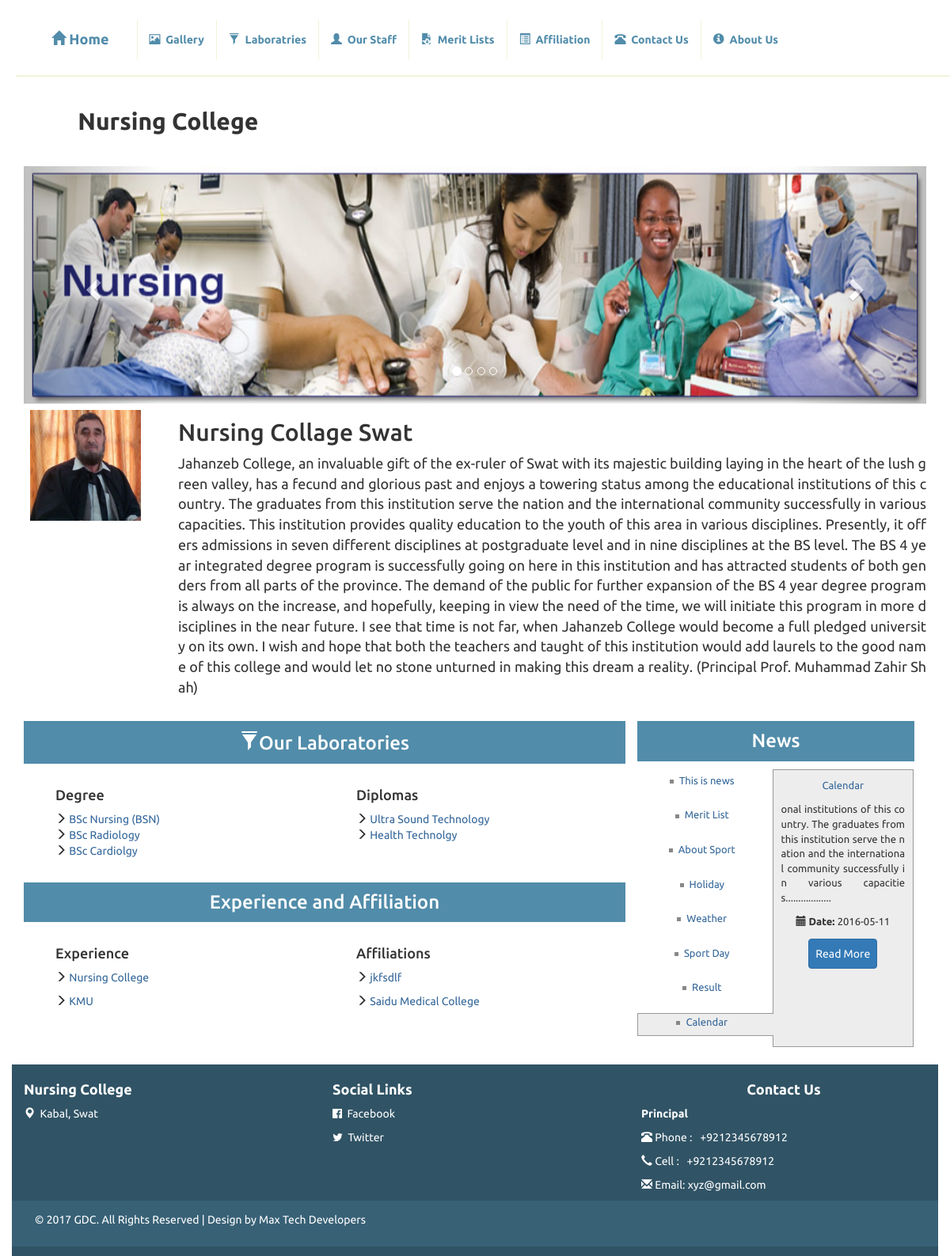
The page / on the database its author committed.
### tables this page shows
CREATE TABLE `slider_tbl` (
  `slider_img_id` int(5) NOT NULL,
  `slider_img_title` varchar(100) DEFAULT NULL,
  `slider_img_name` varchar(100) DEFAULT NULL
);

CREATE TABLE `home_tbl` (
  `home_id` int(11) NOT NULL,
  `principal_msg_title` varchar(100) DEFAULT NULL,
  `msg_description` text,
  `principal_img_name` varchar(150) DEFAULT NULL
);

CREATE TABLE `academic_tbl` (
  `academic_id` int(25) NOT NULL,
  `academic_level` varchar(30) DEFAULT NULL
);

CREATE TABLE `program_tbl` (
  `program_id` int(11) NOT NULL,
  `program_name` varchar(30) DEFAULT NULL,
  `program_description` text,
  `academic_id` int(25) DEFAULT NULL
);

CREATE TABLE `experience_tbl` (
  `exp_id` int(11) NOT NULL,
  `exp_name` varchar(255) NOT NULL
);

CREATE TABLE `exp_aff_tbl` (
  `id` int(11) NOT NULL,
  `exp_aff_name` varchar(255) NOT NULL,
  `exp_aff_description` text NOT NULL,
  `exp_aff_id` int(11) NOT NULL
);

CREATE TABLE `news_tbl` (
  `news_id` int(50) NOT NULL,
  `news_title` varchar(200) DEFAULT NULL,
  `news_details` varchar(2000) DEFAULT NULL,
  `news_date` date DEFAULT NULL
);

CREATE TABLE `footer_tbl` (
  `id` int(11) NOT NULL,
  `location` varchar(255) NOT NULL,
  `fb_url` varchar(255) NOT NULL,
  `twitter_url` varchar(255) NOT NULL,
  `contact_officer_name` varchar(255) NOT NULL,
  `contact_officer_designation` varchar(255) NOT NULL,
  `contact_officer_phone` varchar(255) NOT NULL,
  `contact_officer_mobile` varchar(255) NOT NULL,
  `contact_officer_email` varchar(255) NOT NULL
);

### index.php (called while the page is built)
<?php require_once('resources/header.php'); ?>
<?php require_once('resources/carousel.php'); ?>
<?php require_once('resources/principla_msg.php'); ?>
<?php require_once('resources/departments.php'); ?>
<?php require_once('resources/news.php'); ?>
<?php require_once('resources/footer.php'); ?>

### functions.php (called while the page is built, shortened)
<?php
class Functions {
	private $connection;
	private function open_connection()
	{
		$this->connection = mysqli_connect("localhost","root","","degree_college");
	}
	public function query($sql)
	{
		return mysqli_query($this->connection,$sql);
	}
	public function fetch_array($row)
	{
		return mysqli_fetch_array($row);
	}
	public function find_by_id($sql)
	{
		$result = $this->find_by_sql($sql);
		return $result;
	}
	public function find_by_sql_in_shift($sql)
	{
		$result = $this->find_by_sql($sql);
		return array_shift($result);
	}
	public function find_by_sql_in_all($sql)
	{
		$result = $this->find_by_sql($sql);
		return $result;
	}
	public function find_by_sql($sql)
	{
		$object_array = array();
		$row = $this->query($sql);
		while($res = $this->fetch_array($row))
		{
			$object_array[] = self::instantiate($res);
		}
		return $object_array;
	}
	public static function instantiate($record)
	{
		$object = new self;
		foreach ($record as $attribute => $value) {
			$object->$attribute = $value;
		}
		return $object;
	}
}
?>

### Resources/news.php (the view, shortened to what this page needs)
<?php require_once('functions.php');
$Function = new Functions();
$sql = "SELECT * FROM news_tbl ORDER BY news_id DESC LIMIT 10";
$news = $Function->find_by_sql_in_all($sql);
 ?>
<div style="text-align: center;" id="news" class="col-md-4">
		<h3>News</h3>
		 <div class="news-holder cf">
    <ul class="news-headlines">
    <?php foreach ($news as $n) { ?>
      <li class="selected"><a href="news.php?nid=<?php echo $n->news_id; ?> "><?php echo $n->news_title; ?></a></li>
      <?php } ?>
    </ul>
    <div class="news-preview">
       <?php foreach ($news as $n) { ?>
      <div class="news-content">
        <p><a href="news.php?nid=<?php echo $n->news_id; ?> "><?php echo $n->news_title; ?></a></p>
        <p style="text-align: justify;word-break: break-all;"><?php
        if(strlen($n->news_details) > 200)
        {
         echo substr($n->news_details,200);
         }
         else
         {
          echo $n->news_details;
         }
          ?></p>
        <p><i class="glyphicon glyphicon-calendar"></i>&nbsp;<strong>Date: </strong><?php echo $n->news_date; ?></p>
        <p><a href="news.php?nid=<?php echo $n->news_id; ?>" class="btn btn-primary" style="padding: 8px;">Read More</a></p>
      </div>
      <?php } ?>
    </div>
  </div>
	</div>
</section>

### Resources/header.php (shortened to what this page needs)
<!DOCTYPE html>
<html>
<head>
	<link rel="stylesheet" type="text/css" href="styles/bootstrap/css/bootstrap.min.css">
	<link rel="stylesheet" type="text/css" href="styles/customstyle1.css">
	<link rel="stylesheet" href="styles/vertical.news.slider.css?v=1.0">
  <link rel="stylesheet" type="text/css" href="styles/include/font/css/font-awesome.min.css">
</head>
<body>
<header class="container-fluid">
<div class="row">
<div class="col-md-12">
<nav class="navbar navbar-default">
  <div class="container-fluid">
    <div class="navbar-header">
      <a id="brand"  class="navbar-brand" href="index.php"><i class="glyphicon glyphicon-home"></i>&nbsp;Home</a>
    </div>
    <div class="collapse navbar-collapse" id="bs-example-navbar-collapse-1">
      <ul class="nav navbar-nav">
        <li><a href="gallery.php"><i class="glyphicon glyphicon-picture"></i>&nbsp; Gallery <span class="sr-only">(current)</span></a></li>
        <li><a href="ourlabs.php"><i class="glyphicon glyphicon-filter"></i>&nbsp; Laboratries</a></li>
        <li><a href="ourstaff.php"><i class="glyphicon glyphicon-user"></i>&nbsp; Our Staff</a></li>
        <li><a href="meritlists.php"><i class="glyphicon glyphicon-save-file"></i>&nbsp; Merit Lists</a></li>
        <li><a href="affiliations.php"><i class="glyphicon glyphicon-list-alt"></i>&nbsp; Affiliation</a></li>
        <li><a href="contactus.php"><i class="glyphicon glyphicon-phone-alt"></i>&nbsp; Contact Us</a></li>
        <li><a href="aboutus.php"><i class="glyphicon glyphicon-info-sign"></i>&nbsp; About Us</a></li>
      </ul>
    </div>
  </div>
</nav>
</div>
<hr id="navbar"  />
</div>
<section class="row top">
<div class="col-md-12">
	<h1 class="title">&nbsp;&nbsp;&nbsp;&nbsp;&nbsp;&nbsp;Nursing College</h1>
</div>
</section>
</header>

### Resources/carousel.php (shortened to what this page needs)
<?php
require_once('functions.php');
$Function = new Functions();
$sql = "SELECT * FROM slider_tbl ORDER BY slider_img_id DESC LIMIT 2";
$slides = $Function->find_by_sql_in_all($sql);
 ?>
<section>
<div class="container">
  <br>
  <div id="myCarousel" class="carousel slide" data-ride="carousel">
    <ol class="carousel-indicators">
      <li data-target="#myCarousel" data-slide-to="0" class="active"></li>
      <li data-target="#myCarousel" data-slide-to="1"></li>
      <li data-target="#myCarousel" data-slide-to="2"></li>
      <li data-target="#myCarousel" data-slide-to="3"></li>
    </ol>
    <div class="carousel-inner" role="listbox">
    <?php
    $slide = $Function->find_by_sql_in_shift($sql);
    ?>
    <div class="item active">
        <img src="images/sliderimages/<?php echo $slide->slider_img_name; ?>" alt="<?php echo $slide->slider_img_title; ?>" >
      </div>
    </div>
    <a class="left carousel-control" href="#myCarousel" role="button" data-slide="prev">
      <span class="glyphicon glyphicon-chevron-left" aria-hidden="true"></span>
    </a>
    <a class="right carousel-control" href="#myCarousel" role="button" data-slide="next">
      <span class="glyphicon glyphicon-chevron-right" aria-hidden="true"></span>
    </a>
  </div>
</div>
</section>

### Resources/principla_msg.php
<?php
require_once('functions.php');
$Function = new Functions();
$sql = "SELECT * FROM home_tbl ORDER BY home_id DESC LIMIT 1";
$p = $Function->find_by_sql_in_shift($sql);
?>
<section class="container">
<div class="row">
<div class="col-md-2">
	<img src="images/<?php echo $p->principal_img_name; ?>" width="140" height="140" style="margin: 8px;">
</div>
<div class="col-md-10">
	<h2><?php echo $p->principal_msg_title; ?></h2>
	<p style="text-align: justify;word-break: break-all;font-size: 18px;"><?php echo $p->msg_description; ?></p>
</div>
</div>
</section>

### Resources/departments.php (shortened to what this page needs)
<?php
require_once('functions.php');
$Function = new Functions();
$sqlA= "SELECT * FROM academic_tbl ORDER BY academic_id DESC";
$academics = $Function->find_by_sql_in_all($sqlA);
foreach ($academics as $academic) {
	$sqlB = "SELECT * FROM program_tbl WHERE academic_id = '$academic->academic_id' ORDER BY program_id DESC";
	$programs = $Function->find_by_id($sqlB);
}
?>
<section id="OurProgrames" class="container">
	<div id="Departments" style="text-align: center;" class="col-md-8">
	<div class="row">
		<h3 style="margin-bottom: 20px;"><i class="glyphicon glyphicon-filter"></i>Our Laboratories</h3>
		<?php
		foreach ($academics as $academic) {
	$sqlB = "SELECT * FROM program_tbl WHERE academic_id = '$academic->academic_id' ORDER BY program_id DESC";
		?>
		<div class="col-md-6" style="text-align: left;padding-left: 40px;">
			<h4><?php echo $academic->academic_level; ?></h4>
			<ul>
				<?php
		$programs = $Function->find_by_id($sqlB);
	foreach ($programs as $program) {
		?>
			<li><i class="glyphicon glyphicon-menu-right"></i>&nbsp;<a href="program.php?pid=<?php echo $program->program_id; ?>"><?php echo $program->program_name; ?></a></li>
			<?php } ?>
			</ul>
		</div>
		<?php }  ?>
	</div>
	<div class="row">
	<h3 style="margin-bottom: 20px;"><i class=""></i>Experience and Affiliation</h3>
	<?php
	$sqlEA = "SELECT * FROM experience_tbl ORDER BY exp_id DESC";
	$exps = $Function->find_by_sql_in_all($sqlEA);
	foreach ($exps as $exp) { ?>
	<div class="col-md-6" style="text-align: left;padding-left: 40px;">
		<h4><?php echo $exp->exp_name; ?></h4>
		<?php
			$sqlEF = "SELECT * FROM exp_aff_tbl WHERE exp_aff_id = '$exp->exp_id' ORDER BY id DESC";
			$exp_aff_s = $Function->find_by_sql_in_all($sqlEF);
			foreach ($exp_aff_s as $exp_aff) { ?>
			<ul >
	<li><i class="glyphicon glyphicon-menu-right"></i>&nbsp;<a href="exp_aff.php?eid=<?php echo urlencode($exp_aff->id); ?>"><?php echo $exp_aff->exp_aff_name; ?></a></li>
	</ul>
		<?php } ?>
	</div>
	<?php } ?>
	</div>
	</div>

### Resources/footer.php (shortened to what this page needs)
<?php require_once 'functions.php';
$Function = new Functions();
$sql = "SELECT * FROM footer_tbl ORDER BY id DESC LIMIT 1";
$footer = $Function->find_by_sql_in_shift($sql);
?>
<footer class="container">
<section class="row section-one">
	<div class="col-md-4">
	<h4>Nursing College</h4>
	<p><i class="glyphicon glyphicon-map-marker"></i>&nbsp; <?php echo $footer->location; ?></p>
	</div>
	<div class="col-md-4">
	<h4>Social Links</h4>
	<p><a href="http://<?php echo $footer->fb_url; ?>"><i class="fa fa-facebook-official" aria-hidden="true"></i>&nbsp; Facebook</a></p>
	<p><a href="http://<?php echo $footer->twitter_url; ?>"><i class="fa fa-twitter" aria-hidden="true"></i>&nbsp; Twitter</a></p>
	</div>
	<div id="contactUs" class="col-md-4">
	<h4 style="text-align: center;">Contact Us</h4>
	<p style="font-weight: bold;"><?php echo $footer->contact_officer_designation; ?></p>
	<p><i class="glyphicon glyphicon-phone-alt"></i> Phone : &nbsp; <?php echo $footer->contact_officer_phone; ?></p>
	<p><i class="glyphicon glyphicon-earphone"></i> Cell :&nbsp;&nbsp;  <?php echo $footer->contact_officer_mobile; ?></p>
	<p><i class="glyphicon glyphicon-envelope"></i>&nbsp;Email: <?php echo $footer->contact_officer_email; ?></p>
	</div>
</section>
<section class="row second-section">
	<div class="col-md-12 ">
		<p>© 2017 GDC. All Rights Reserved | Design by Max Tech Developers</p>
	</div>
</section>
</footer>
</body>
</html>

### styles/customstyle1.css (style rules this page uses)
* { margin: 0px; padding: 0px; font-family: 'Ubuntu', sans-serif;transition: all,1s; }
.title { font-weight: bold; font-size: 30px;padding-bottom: 10px; }
.title { margin-left: 40px; }
.navbar-default, .navbar-collapse { background-color: white; color:black; border:none;margin-top:12px; }
#navbar { border:1px solid #eef5db;margin-left: 20px; }
.navbar-default ul li a { color:black; }
.navbar-default .navbar-brand { color:#518caa; margin-top:10px;font-weight: bold; }
#brand { margin-left: 20px; }
#bs-example-navbar-collapse-1 ul { margin-left: 20px; }
#bs-example-navbar-collapse-1 ul li a { font-weight: bold; color:#518caa;border-left: 1px solid #eef5db; }
.carousel-inner > .item > img, .carousel-inner > .item > a > img { width: 100%; height: 300px; margin: auto; }
#news h3 { background-color: #518caa; color: white; padding: 12px; }
#Departments { margin-bottom:60px; }
#Departments h3 { background-color: #518caa; color: white; padding: 12px; }
#Departments ul li { list-style-type: none; }
footer { background-color:#305365; color: white; padding: 12px; }
footer h4 { font-weight: bold; }
footer a { color:white; }
footer .second-section { background-color: #386176; padding: 14px; }

### styles/vertical.news.slider.css (style rules this page uses)
.news-holder p { margin-bottom: 12px; }
.news-holder { max-width: 500px; margin: 0 auto; font-family: Verdana, sans-serif; font-size: 13px; }
.news-holder * { margin: 0; padding: 0; -webkit-box-sizing: border-box; -moz-box-sizing: border-box; box-sizing: border-box; }
a { color: #336699; text-decoration: none; }
.news-headlines { list-style: none; position: relative; }
.news-headlines li { padding: 5px 20px 5px 24px; margin-bottom: 15px; position: relative; z-index: 20; color: #336699; }
.nh-anim { -webkit-transition: all .75s ease-out; -moz-transition: all .75s ease-out; -o-transition: all .75s ease-out; transition: all .75s ease-out; -webkit-transform: translateZ(0); -moz-transform: translateZ(0); -o-transform: translateZ(0); transform: translateZ(0); }
.news-headlines li:before { content: ""; display: inline-block; width: 5px; height: 5px; background: #888; vertical-align: middle; margin-left: -12px; margin-right: 7px; }
.news-headlines { float: left; width: 49%; }
.news-preview { float: left; border: solid 1px #999; width: 51%; background: #ededed; position: relative; z-index: 5; margin-left: -1px; min-height: 304px; position: relative; }
.news-content { position: absolute; background: #ededed; z-index: 10; padding: 10px; top: 0; left: 0; display: none; }
.top-content { display: block; }
.cf:before, .cf:after { content: " "; display: table; }
.cf:after { clear: both; }
.cf { *zoom: 1; }

### rows shown on the page
slider_tbl: slider_img_name (picture)
home_tbl: principal_img_name (picture), principal_msg_title "Nursing Collage Swat", msg_description "Jahanzeb College, an invaluable gift of the ex-ruler of Swat with its majestic building laying in the heart of the lush green valley, has a fecund and glorious past and enjoys a towering status among the educational institutions of this country. The graduates from this institution serve the nation and the international community successfully in various capacities. This institution provides quality education to the youth of this area in various disciplines. Presently, it offers admissions in seven different disciplines at postgraduate level and in nine disciplines at the BS level. The BS 4 year integrated degree program is successfully going on here in this institution and has attracted…"
academic_tbl: academic_level "Degree"
program_tbl: program_name "BSc Nursing (BSN)"
program_tbl: program_name "BSc Radiology"
program_tbl: program_name "BSc Cardiolgy"
academic_tbl: academic_level "Diplomas"
program_tbl: program_name "Ultra Sound Technology"
program_tbl: program_name "Health Technolgy"
experience_tbl: exp_name "Experience"
exp_aff_tbl: exp_aff_name "Nursing College"
exp_aff_tbl: exp_aff_name "KMU"
experience_tbl: exp_name "Affiliations"
exp_aff_tbl: exp_aff_name "jkfsdlf"
exp_aff_tbl: exp_aff_name "Saidu Medical College"
news_tbl: news_title "This is news"
news_tbl: news_title "Merit List"
news_tbl: news_title "About Sport"
news_tbl: news_title "Holiday"
news_tbl: news_title "Weather"
news_tbl: news_title "Sport Day"
news_tbl: news_title "Result"
news_tbl: news_title "Calendar", news_details "onal institutions of this country. The graduates from this institution serve the nation and the international community successfully in various capacities..................", news_date "2016-05-11"
footer_tbl: location "Kabal, Swat", contact_officer_designation "Principal", contact_officer_phone "+9212345678912", contact_officer_mobile "+9212345678912", contact_officer_email "xyz@gmail.com"
